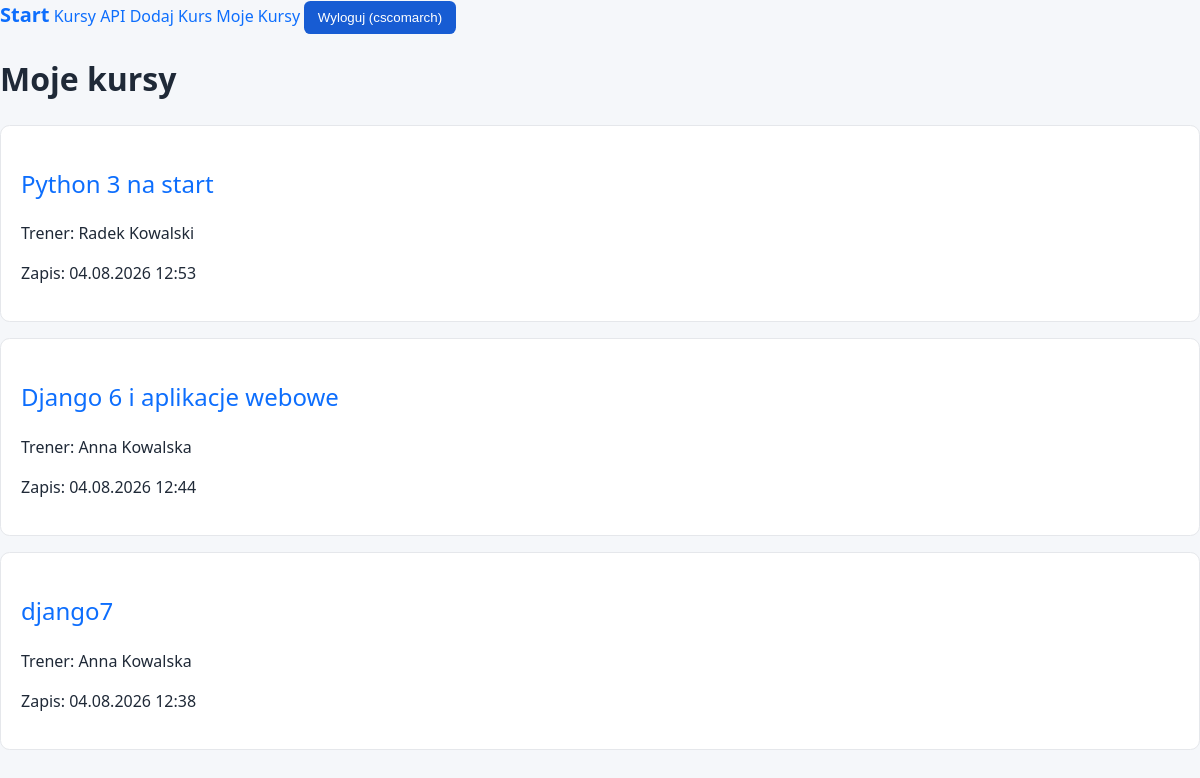
The page /my-courses/ (signed in) on the database its author committed.
### courses/models.py (models this page shows, shortened)
class Enrollment(models.Model):
    user = models.ForeignKey(
        settings.AUTH_USER_MODEL,
        on_delete=models.CASCADE,
        related_name="enrollments",
    )
    course = models.ForeignKey(
        Course,
        on_delete=models.CASCADE,
        related_name="enrollments",
    )
    created_at = models.DateTimeField(auto_now_add=True)
    class Meta:
        ordering = ["-created_at"]
        constraints = [
            models.UniqueConstraint(
                fields=["user", "course"],
                name="unique_user_course",
            )
        ]

class Course(models.Model):
    title = models.CharField(max_length=200)
    description = models.TextField()
    price = models.DecimalField(max_digits=10, decimal_places=2)
    start_date = models.DateField()
    active = models.BooleanField(default=True)
    max_participiants = models.PositiveIntegerField(default=20)
    trainer = models.ForeignKey(
        Trainer,
        on_delete=models.PROTECT,  # nie mozemy skasowac trenera jesli istnieje przypisany do niego kurs
        related_name="courses"
    )
    class Meta:
        ordering = ['start_date', 'title']

class Trainer(models.Model):
    first_name = models.CharField(max_length=100)
    last_name = models.CharField(max_length=100)
    email = models.EmailField(unique=True)
    bio = models.TextField(blank=True)  # dla pól tekstowych preferujemy blank
    def __str__(self) -> str:
        return f"{self.first_name} {self.last_name}"

### courses/views.py (the view)
# urls.py: path("my-courses/", views.my_courses, name="my_courses"),
@login_required
def my_courses(request):
    enrollments = (
        Enrollment.objects.filter(user=request.user)
        .select_related("course", "course__trainer")
    )
    return render(
        request,
        "courses/my_courses.html",
        {"enrollments": enrollments}
    )

### templates/courses/my_courses.html
{% extends "base.html" %}
{% block content %}
<h1>Moje kursy</h1>
{% for enrollment in enrollments %}
<div class="card">
    <h2><a href="{% url 'courses:course_detail' enrollment.course.pk %}">{{ enrollment.course.title }}</a></h2>
    <p>Trener: {{ enrollment.course.trainer }}</p>
    <p>Zapis: {{ enrollment.created_at|date:"d.m.Y H:i" }}</p>
</div>
{% empty %}
<p>Nie jesteś jeszcze zapisany na żaden kurs.</p>
{% endfor %}
{% endblock %}

### templates/base.html (shortened to what this page needs)
{% load static %}
<!DOCTYPE html>
<html lang="en">
<head>
    <link rel="stylesheet" href="{% static 'courses/style.css' %}">
</head>
<body>
<nav>
    <a class="brand" href="{% url 'courses:home' %}">Start</a>
    {% if user.is_authenticated %}
        <a href="{% url 'courses:course_list' %}">Kursy</a>
        <a href="{% url 'api_placeholder' %}">API</a>
        <a href="{% url 'courses:course_create' %}">Dodaj Kurs</a>
        <a href="{% url 'courses:my_courses' %}">Moje Kursy</a>
        <form action="{% url 'logout' %}" method="post" class="inline">
            <button type="submit">Wyloguj ({{ user.username }})</button>
        </form>
    {% else %}
        <a href="{% url 'login' %}">Zaloguj się</a>
    {% endif %}
</nav>
<main>
    {% block content %}{% endblock %}
</main>
</body>
</html>

### static/courses/style.css (style rules this page uses)
* { box-sizing: border-box; }
body { font-family: system-ui, sans-serif; margin: 0; line-height: 1.5; background: #f5f7fa; color: #1f2937; }
a { color: #0d6efd; text-decoration: none; font-weight: 500; transition: color 0.2s ease; }
.brand { font-weight: 700; font-size: 1.25rem; text-decoration: none; }
.card { background: white; padding: 1.25rem; border-radius: .6rem; margin-bottom: 1rem; border: 1px solid #e5e7eb; }
button, .button { display: inline-block; padding: .55rem .85rem; border: 0; border-radius: .4rem; background: #175cd3; color: white; text-decoration: none; cursor: pointer; }
.inline { display: inline; }

### rows shown on the page
Enrollment: course "Python 3 na start", course.trainer "Radek Kowalski", created_at "04.08.2026 12:53"
Enrollment: course "Django 6 i aplikacje webowe", course.trainer "Anna Kowalska", created_at "04.08.2026 12:44"
Enrollment: course "django7", course.trainer "Anna Kowalska", created_at "04.08.2026 12:38"

### other values the page prints
{{ user.username }} "cscomarch"
